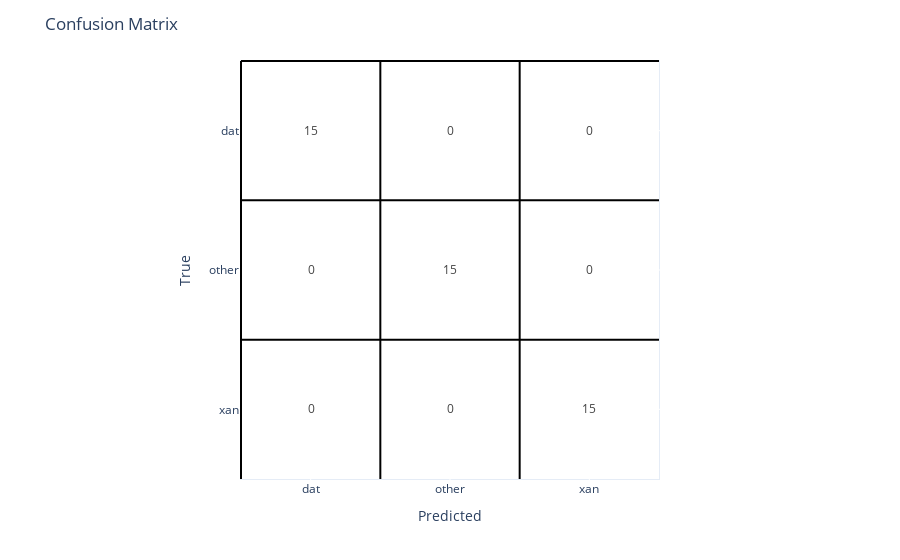

Notebook cell for this chart:
### Code cell
# Plot the confusion matrix and ROC curve of training data
metrics = calculate_metrics(y_labeled, y_labeled_pred)
print(f'Training data metrics: {metrics}')
plot_confusion_matrix(y_labeled, y_labeled_pred, classifier.classes_)
plot_roc_curve(y_labeled, classifier.predict_proba(X_labeled), classifier.classes_)

### Figure 1 — Plotly figure (JSON) as saved in the notebook; plotly's stock layout.template omitted (floating-point values rounded to 4 significant figures)
{"data": [{"coloraxis": "coloraxis", "hovertemplate": "x: %{x}<br>y: %{y}<br>color: %{z}<extra></extra>", "name": "0", "texttemplate": "%{z}", "type": "heatmap", "x": ["dat", "other", "xan"], "xaxis": "x", "y": ["dat", "other", "xan"], "yaxis": "y", "z": [[15, 0, 0], [0, 15, 0], [0, 0, 15]]}], "layout": {"coloraxis": {"colorscale": [[0, "white"], [1, "white"]], "showscale": false}, "margin": {"t": 60}, "shapes": [{"line": {"color": "black", "width": 2}, "type": "line", "x0": -0.5, "x1": 2.5, "y0": -0.5, "y1": -0.5}, {"line": {"color": "black", "width": 2}, "type": "line", "x0": -0.5, "x1": -0.5, "y0": -0.5, "y1": 2.5}, {"line": {"color": "black", "width": 2}, "type": "line", "x0": -0.5, "x1": 2.5, "y0": 0.5, "y1": 0.5}, {"line": {"color": "black", "width": 2}, "type": "line", "x0": 0.5, "x1": 0.5, "y0": -0.5, "y1": 2.5}, {"line": {"color": "black", "width": 2}, "type": "line", "x0": -0.5, "x1": 2.5, "y0": 1.5, "y1": 1.5}, {"line": {"color": "black", "width": 2}, "type": "line", "x0": 1.5, "x1": 1.5, "y0": -0.5, "y1": 2.5}], "title": {"text": "Confusion Matrix"}, "xaxis": {"anchor": "y", "constrain": "domain", "domain": [0, 1], "scaleanchor": "y", "title": {"text": "Predicted"}}, "yaxis": {"anchor": "x", "autorange": "reversed", "constrain": "domain", "domain": [0, 1], "title": {"text": "True"}}}}
